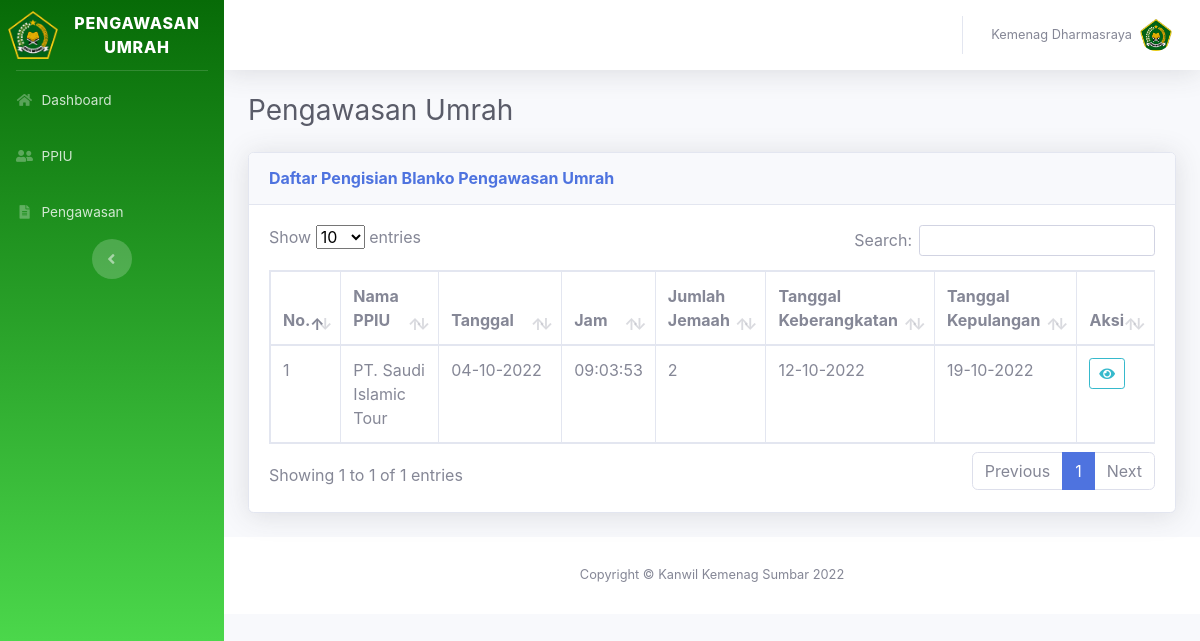
The page /kab_kota/pengawasan.php (signed in) on the database its author committed.
### tables this page shows
CREATE TABLE `kemenag_kab_kota` (
  `id_kemenag_kab_kota` int(11) NOT NULL,
  `username` varchar(255) NOT NULL,
  `id_kab_kota` int(11) NOT NULL,
  `nama_pimpinan` varchar(255) NOT NULL,
  `alamat` varchar(255) NOT NULL,
  `logo` varchar(255) NOT NULL DEFAULT 'logo_kemenag.png'
);

CREATE TABLE `pengawasan` (
  `id_pengawasan` int(11) NOT NULL,
  `hari` varchar(255) NOT NULL,
  `tanggal` date NOT NULL,
  `jam` time NOT NULL,
  `id_ppiu` int(11) NOT NULL,
  `izin` varchar(255) NOT NULL,
  `jumlah_jemaah_laki_laki` int(11) NOT NULL,
  `jumlah_jemaah_wanita` int(11) NOT NULL,
  `tanggal_keberangkatan` date NOT NULL,
  `tanggal_kepulangan` date NOT NULL,
  `temuan_lapangan` varchar(255) NOT NULL,
  `petugas_1` varchar(255) NOT NULL,
  `petugas_2` varchar(255) NOT NULL
);

CREATE TABLE `ppiu` (
  `id_ppiu` int(11) NOT NULL,
  `username` varchar(255) NOT NULL,
  `nama_ppiu` varchar(255) NOT NULL,
  `id_kab_kota` int(11) NOT NULL,
  `status` varchar(255) NOT NULL,
  `nomor_sk` varchar(255) NOT NULL,
  `tanggal_sk` date NOT NULL,
  `alamat` varchar(255) NOT NULL,
  `nama_pimpinan` varchar(255) DEFAULT NULL,
  `logo` varchar(255) NOT NULL DEFAULT 'default.png'
);

### kab_kota/pengawasan.php (the view, shortened to what this page needs)
<?php
include "session_kab_kota.php";
?>
<!DOCTYPE html>
<html lang="en">
<head>
    <link href="../vendor/fontawesome-free/css/all.min.css" rel="stylesheet" type="text/css">
    <link href="../font/font.css" rel="stylesheet">
    <link href="../css/sb-admin-2.min.css" rel="stylesheet">
    <link rel="stylesheet" type="text/css" href="../plugin/datatables/dataTables.bootstrap5.min.css">
</head>
<body id="page-top">
    <div id="wrapper">
        <div id="content-wrapper" class="d-flex flex-column">
            <div id="content">
                <?php include "header.php"; ?>
                <div class="container-fluid">
                    <div class="d-sm-flex align-items-center justify-content-between mb-4">
                        <h1 class="h3 mb-0 text-gray-800">Pengawasan Umrah</h1>
                    </div>
                    <div class="row">
                        <div class="col-xl-12 col-lg-7">
                            <div class="card shadow mb-4">
                                <div class="card-header py-3 d-flex flex-row align-items-center justify-content-between">
                                    <h6 class="m-0 font-weight-bold text-primary">Daftar Pengisian Blanko Pengawasan Umrah</h6>
                                </div>
                                <div class="card-body">
                                    <div class="table-responsive">
                                        <?php
                                        $id_kab_kota = $result['id_kab_kota'];
                                        $query = mysqli_query($koneksi, "select * from pengawasan, ppiu where pengawasan.id_ppiu=ppiu.id_ppiu and ppiu.id_kab_kota=$id_kab_kota");
                                        $no = 1;
                                        ?>
                                        <table class="table table-bordered" id="example" width="100%" cellspacing="0">
                                            <thead>
                                                <tr>
                                                    <th style="width:20px;">No.</th>
                                                    <th>Nama PPIU</th>
                                                    <th style="width: 80px;">Tanggal</th>
                                                    <th>Jam</th>
                                                    <th>Jumlah Jemaah</th>
                                                    <th>Tanggal Keberangkatan</th>
                                                    <th>Tanggal Kepulangan</th>
                                                    <th style="width: 5%;">Aksi</th>
                                                </tr>
                                            </thead>
                                            <tbody>
                                                <?php
                                                while ($tampil = mysqli_fetch_array($query)) {
                                                ?>
                                                    <tr>
                                                        <td><?php echo $no; ?></td>
                                                        <td><?php echo $tampil['nama_ppiu']; ?></td>
                                                        <td><?php
                                                            $tanggal = date('d-m-Y', strtotime($tampil['tanggal']));
                                                            echo $tanggal; ?></td>
                                                        <td><?php echo $tampil['jam']; ?></td>
                                                        <td><?php echo $tampil['jumlah_jemaah_laki_laki'] + $tampil['jumlah_jemaah_wanita']; ?></td>
                                                        <td><?php
                                                            $tanggal_keberangkatan = date('d-m-Y', strtotime($tampil['tanggal_keberangkatan']));
                                                            echo $tanggal_keberangkatan; ?></td>
                                                        <td><?php
                                                            $tanggal_kepulangan = date('d-m-Y', strtotime($tampil['tanggal_kepulangan']));
                                                            echo $tanggal_kepulangan; ?></td>
                                                        <td>
                                                            <a id="detail" type="button" class="btn btn-outline-info btn-sm" data-toggle="modal" data-target="#modal-detail" data-id_pengawasan="<?php echo $tampil['id_pengawasan']; ?>" data-nama_ppiu="<?php echo $tampil['nama_ppiu']; ?>" data-hari="<?php echo $tampil['hari']; ?>" data-tanggal="<?php echo $tanggal; ?>" data-jam="<?php echo $tampil['jam']; ?>" data-izin="<?php echo $tampil['izin']; ?>" data-jumlah_jemaah_laki_laki="<?php echo $tampil['jumlah_jemaah_laki_laki']; ?>" data-jumlah_jemaah_wanita="<?php echo $tampil['jumlah_jemaah_wanita']; ?>" data-tanggal_keberangkatan="<?php echo $tanggal_keberangkatan; ?>" data-tanggal_kepulangan="<?php echo $tanggal_kepulangan; ?>" data-temuan_lapangan="<?php echo $tampil['temuan_lapangan']; ?>" data-petugas_1="<?php echo $tampil['petugas_1']; ?>" data-petugas_2="<?php echo $tampil['petugas_2']; ?>">
                                                                <i class="fas fa-fw fa fa-eye"></i>
                                                            </a>
                                                        </td>
                                                    </tr>
                                                <?php
                                                    $no++;
                                                }
                                                ?>
                                            </tbody>
                                        </table>
                                    </div>
                                </div>
                            </div>
                        </div>
                    </div>
                </div>
                <footer class="sticky-footer bg-white">
                    <div class="container my-auto">
                        <div class="copyright text-center my-auto">
                            <span>Copyright &copy; Kanwil Kemenag Sumbar 2022</span>
                        </div>
                    </div>
                </footer>
            </div>
        </div>
</body>
</html>

### kab_kota/header.php (shortened to what this page needs)
<?php
$username = $_SESSION['username'];
$query = mysqli_query($koneksi, "select * from kemenag_kab_kota where username='$username'");
$result = mysqli_fetch_assoc($query);
?>
<nav class="navbar navbar-expand navbar-light bg-white topbar mb-4 static-top shadow">
    <ul class="navbar-nav ml-auto">
        <li class="nav-item dropdown no-arrow">
            <a class="nav-link dropdown-toggle" href="#" id="userDropdown" role="button" data-toggle="dropdown" aria-haspopup="true" aria-expanded="false">
                <span class="mr-2 d-none d-lg-inline text-gray-600 small">
                    <?php
                    $username_h = ucwords(str_replace("_", " ", $_SESSION['username']));
                    echo $username_h;
                    ?>
                </span>
                <img class="img-profile rounded-circle" src="../images/<?php echo $result['logo']; ?>">
            </a>
        </li>
    </ul>
    <link rel="stylesheet" href="../plugin/sweetalert2/sweetalert2.min.css">
</nav>

### rows shown on the page
kemenag_kab_kota: logo (picture)
pengawasan: id_ppiu.nama_ppiu "PT. Saudi Islamic Tour", tanggal "04-10-2022", jam "09:03:53", jumlah_jemaah_wanita "2", tanggal_keberangkatan "12-10-2022", tanggal_kepulangan "19-10-2022"

### other values the page prints
$username_h "Kemenag Dharmasraya"
